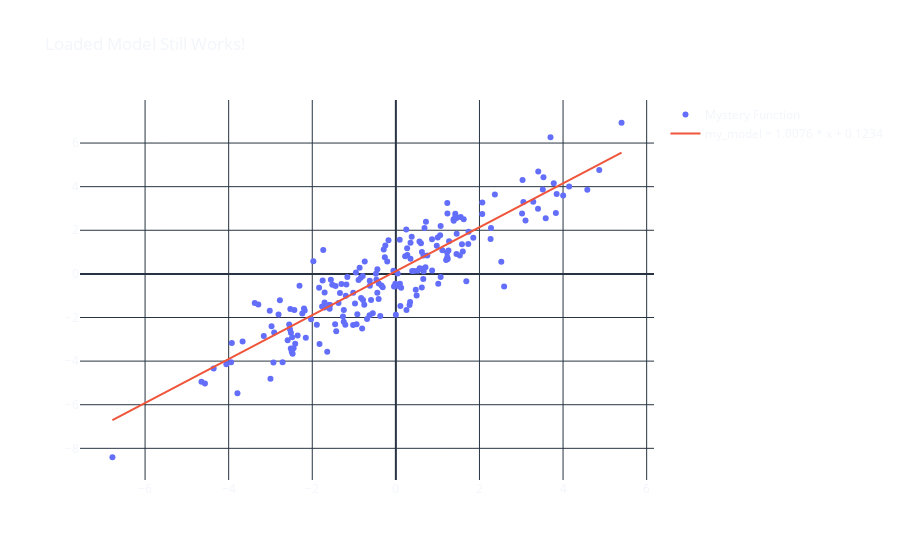

Notebook source saved alongside this figure:
### Markdown cell above
**⚠️Warning! ONLY EXECUTE THE NEXT CELL IF YOU WANT TO EXECUTE THE PAYLOAD (THE ONE PROVIDED IN THIS ORIGINAL NOTEBOOK IS HARMLESS).⚠️**

### Code cell
import plotly.graph_objects as go
import numpy as np
with open(r"bad_pickle", "rb") as input_file:
    my_dict = pickle.load(input_file)

print(my_dict)

w0 = my_dict['w']
b0 = my_dict['b']


x = np.random.randn(200)*2
noise = np.random.normal(1, 20, 200)*0.05
y = x + noise

model_LR = np.dot(x, w0) + b0

fig = go.Figure(data=go.Scatter(
    x=x, y=y, mode='markers', name='Mystery Function'))
fig.update_layout(template='plotly_dark',
                  title='Loaded Model Still Works!',
                  paper_bgcolor='rgba(0, 0, 0, 0)',
                  plot_bgcolor='rgba(0, 0, 0, 0)')
fig.add_trace(go.Scatter(x=x, y=model_LR,
              name=f'my_model = {round(w0, 4)} * x + {round(b0, 4)}'))


fig.show()

### Figure 1 — Plotly figure (JSON) as saved in the notebook; plotly's stock layout.template omitted (floating-point values rounded to 4 significant figures; data arrays with more than 128 entries replaced by an {"elided": "..."} marker saying what was removed)
{"data": [{"mode": "markers", "name": "Mystery Function", "type": "scatter", "x": {"elided": "200 float values"}, "y": {"elided": "200 float values"}}, {"name": "my_model = 1.0076 * x + 0.1234", "type": "scatter", "x": {"elided": "200 float values"}, "y": {"elided": "200 float values"}}], "layout": {"paper_bgcolor": "rgba(0, 0, 0, 0)", "plot_bgcolor": "rgba(0, 0, 0, 0)", "title": {"text": "Loaded Model Still Works!"}}}
